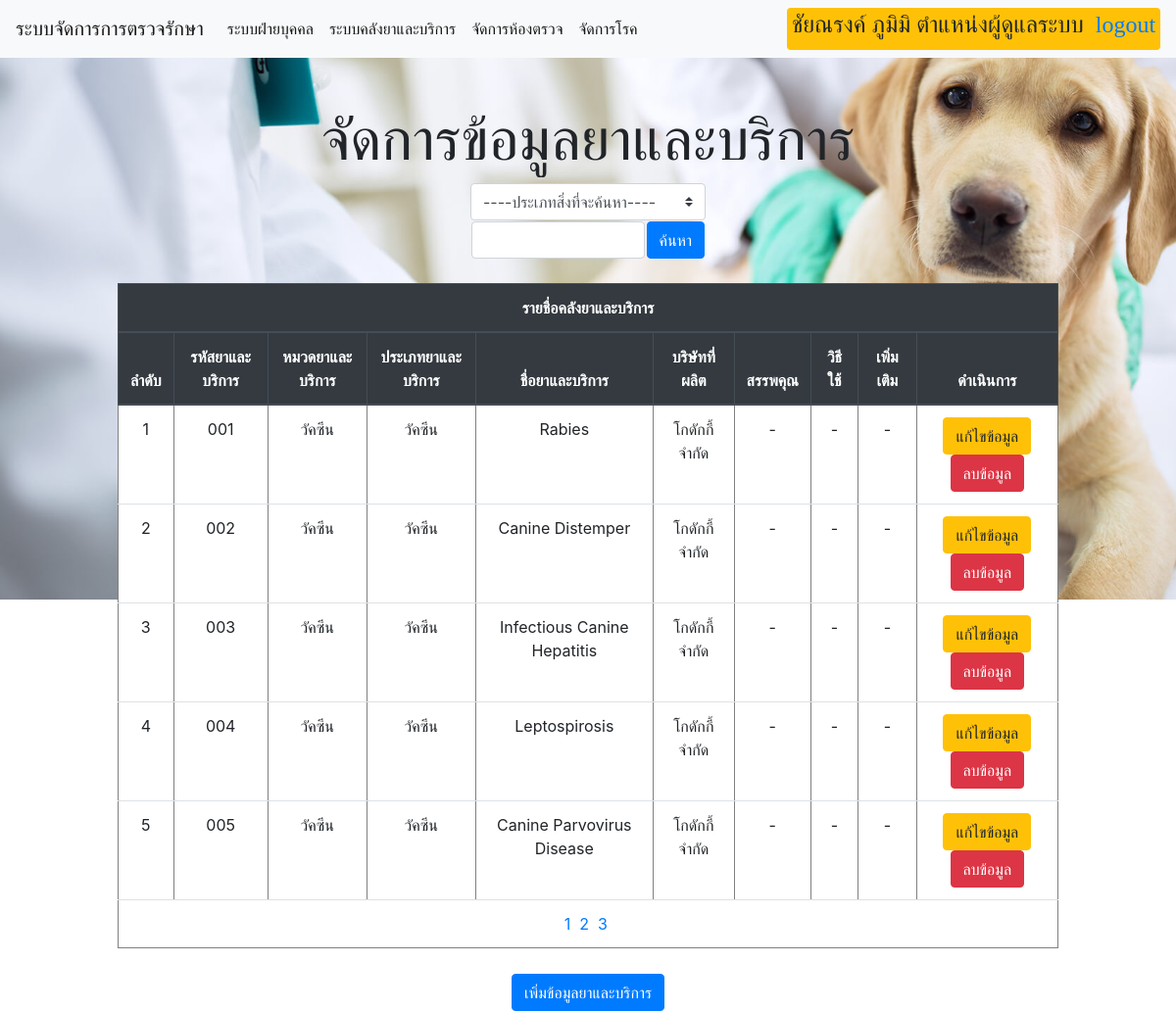
The page /TreatmentManagementProject/admin/AdminManageDrugServiceInfo.php (signed in) on the database its author committed.
### tables this page shows
CREATE TABLE `drugserviceinfo` (
  `DrugID` char(3) NOT NULL,
  `Name` varchar(30) NOT NULL,
  `Properties` varchar(30) NOT NULL,
  `instruction` varchar(30) NOT NULL,
  `extra` varchar(30) NOT NULL,
  `DcID` char(3) NOT NULL,
  `manufactid` char(3) NOT NULL
);

CREATE TABLE `drugservicecatagory` (
  `DcID` char(3) NOT NULL,
  `Name` varchar(30) NOT NULL,
  `Type` int(1) NOT NULL
);

CREATE TABLE `manufacturer` (
  `ManufactID` char(3) NOT NULL,
  `CompanyName` varchar(30) NOT NULL,
  `Contractname` varchar(30) NOT NULL,
  `CompanyAddress` varchar(30) NOT NULL,
  `ContractNumber` char(10) NOT NULL
);

### TreatmentManagementProject/mysql/connect.php (called while the page is built)
<?php
$connect = mysqli_connect($dbhost, $dbuser, $dbpass, $dbname);
mysqli_query($connect, "SET NAMES UTF8");
$result = mysqli_query($connect, $sql);
?>

### TreatmentManagementProject/admin/AdminManageDrugServiceInfo.php (the view, shortened to what this page needs)
<?php
require("../mysql/config.php");
if(!empty($_GET['wordsearch']) && !empty($_GET['typesearch']))
{
  if(!empty($_REQUEST['page']))
  {
    $page=$_REQUEST['page'];
  }
  else
  {
    $page=1;
  }
    $pageprocess=($page*5)-5;
    $wordsearch = $_REQUEST['wordsearch'];
    $typesearch = $_REQUEST['typesearch'];
    if($typesearch=='1')
    {
        $sql2 ="select drugserviceinfo.DrugID AS drugid,drugservicecatagory.type AS typeofdrugid,drugserviceinfo.name AS name,drugservicecatagory.Name AS type,manufacturer.CompanyName AS companyname,properties,instruction,extra from drugserviceinfo,drugservicecatagory,manufacturer where drugserviceinfo.DcID = drugservicecatagory.DcID and drugserviceinfo.manufactid = manufacturer.ManufactID and drugserviceinfo.drugid LIKE '%" . $wordsearch . "%'";
        $sql = "select drugserviceinfo.DrugID AS drugid,drugservicecatagory.type AS typeofdrugid,drugserviceinfo.name AS name,drugservicecatagory.Name AS type,manufacturer.CompanyName AS companyname,properties,instruction,extra from drugserviceinfo,drugservicecatagory,manufacturer where drugserviceinfo.DcID = drugservicecatagory.DcID and drugserviceinfo.manufactid = manufacturer.ManufactID and drugserviceinfo.drugid LIKE '%" . $wordsearch . "%' limit $pageprocess,5";
    }
    else if($typesearch=='2')
    {
        $sql2 ="select drugserviceinfo.DrugID AS drugid,drugservicecatagory.type AS typeofdrugid,drugserviceinfo.name AS name,drugservicecatagory.Name AS type,manufacturer.CompanyName AS companyname,properties,instruction,extra from drugserviceinfo,drugservicecatagory,manufacturer where drugserviceinfo.DcID = drugservicecatagory.DcID and drugserviceinfo.manufactid = manufacturer.ManufactID and drugserviceinfo.name LIKE '%" . $wordsearch . "%'";
        $sql = "select drugserviceinfo.DrugID AS drugid,drugservicecatagory.type AS typeofdrugid,drugserviceinfo.name AS name,drugservicecatagory.Name AS type,manufacturer.CompanyName AS companyname,properties,instruction,extra from drugserviceinfo,drugservicecatagory,manufacturer where drugserviceinfo.DcID = drugservicecatagory.DcID and drugserviceinfo.manufactid = manufacturer.ManufactID and drugserviceinfo.name LIKE '%" . $wordsearch . "%' limit $pageprocess,5";
    }
    else
    {
        $sql2 ="select drugserviceinfo.DrugID AS drugid,drugservicecatagory.type AS typeofdrugid,drugserviceinfo.name AS name,drugservicecatagory.Name AS type,manufacturer.CompanyName AS companyname,properties,instruction,extra from drugserviceinfo,drugservicecatagory,manufacturer where drugserviceinfo.DcID = drugservicecatagory.DcID and drugserviceinfo.manufactid = manufacturer.ManufactID";
        $sql = "select drugserviceinfo.DrugID AS drugid,drugservicecatagory.type AS typeofdrugid,drugserviceinfo.name AS name,drugservicecatagory.Name AS type,manufacturer.CompanyName AS companyname,properties,instruction,extra from drugserviceinfo,drugservicecatagory,manufacturer where drugserviceinfo.DcID = drugservicecatagory.DcID and drugserviceinfo.manufactid = manufacturer.ManufactID and drugserviceinfo.name LIKE '%" . $wordsearch . "%' limit $pageprocess,5";
    }
}
else
{
  if(!empty($_REQUEST['page']))
  {
    $page=$_REQUEST['page'];
  }
  else
  {
    $page=1;
  }
  $pageprocess=($page*5)-5;
  if(isset($_GET['wordsearch']))
  {
    $pageprocess=($page*5)-5;
    $wordsearch = $_REQUEST['wordsearch'];
    $typesearch = $_REQUEST['typesearch'];
    if($typesearch=='1')
    {
        $sql2 ="select drugserviceinfo.DrugID AS drugid,drugservicecatagory.type AS typeofdrugid,drugserviceinfo.name AS name,drugservicecatagory.Name AS type,manufacturer.CompanyName AS companyname,properties,instruction,extra from drugserviceinfo,drugservicecatagory,manufacturer where drugserviceinfo.DcID = drugservicecatagory.DcID and drugserviceinfo.manufactid = manufacturer.ManufactID and drugserviceinfo.drugid LIKE '%" . $wordsearch . "%'";
        $sql = "select drugserviceinfo.DrugID AS drugid,drugservicecatagory.type AS typeofdrugid,drugserviceinfo.name AS name,drugservicecatagory.Name AS type,manufacturer.CompanyName AS companyname,properties,instruction,extra from drugserviceinfo,drugservicecatagory,manufacturer where drugserviceinfo.DcID = drugservicecatagory.DcID and drugserviceinfo.manufactid = manufacturer.ManufactID and drugserviceinfo.drugid LIKE '%" . $wordsearch . "%' limit $pageprocess,5";
    }
    else if($typesearch=='2')
    {
        $sql2 ="select drugserviceinfo.DrugID AS drugid,drugservicecatagory.type AS typeofdrugid,drugserviceinfo.name AS name,drugservicecatagory.Name AS type,manufacturer.CompanyName AS companyname,properties,instruction,extra from drugserviceinfo,drugservicecatagory,manufacturer where drugserviceinfo.DcID = drugservicecatagory.DcID and drugserviceinfo.manufactid = manufacturer.ManufactID and drugserviceinfo.name LIKE '%" . $wordsearch . "%'";
        $sql = "select drugserviceinfo.DrugID AS drugid,drugservicecatagory.type AS typeofdrugid,drugserviceinfo.name AS name,drugservicecatagory.Name AS type,manufacturer.CompanyName AS companyname,properties,instruction,extra from drugserviceinfo,drugservicecatagory,manufacturer where drugserviceinfo.DcID = drugservicecatagory.DcID and drugserviceinfo.manufactid = manufacturer.ManufactID and drugserviceinfo.name LIKE '%" . $wordsearch . "%' limit $pageprocess,5";
    }
  }
  else
  {
    $sql2 ="select drugserviceinfo.DrugID AS drugid,drugservicecatagory.type AS typeofdrugid,drugserviceinfo.name AS name,drugservicecatagory.Name AS type,manufacturer.CompanyName AS companyname,properties,instruction,extra from drugserviceinfo,drugservicecatagory,manufacturer where drugserviceinfo.DcID = drugservicecatagory.DcID and drugserviceinfo.manufactid = manufacturer.ManufactID";
    $sql = "select drugserviceinfo.DrugID AS drugid,drugservicecatagory.type AS typeofdrugid,drugserviceinfo.name AS name,drugservicecatagory.Name AS type,manufacturer.CompanyName AS companyname,properties,instruction,extra from drugserviceinfo,drugservicecatagory,manufacturer where drugserviceinfo.DcID = drugservicecatagory.DcID and drugserviceinfo.manufactid = manufacturer.ManufactID limit $pageprocess,5";
  }
}
?>
<!doctype html>
<html lang="en">
  <head>
     <link rel="stylesheet" href="https://stackpath.bootstrapcdn.com/bootstrap/4.3.1/css/bootstrap.min.css">
  </head>
  <body>
 <nav class="navbar navbar-expand-lg navbar-light bg-light">
  <a class="navbar-brand" href="../Main.php">ระบบจัดการการตรวจรักษา</a>
  <div class="collapse navbar-collapse" id="navbarSupportedContent">
    <ul class="navbar-nav mr-auto">
    <li class="nav-item active">
        <a class="nav-link" href="ManageUser.php">ระบบฝ่ายบุคคล <span class="sr-only">(current)</span></a>
      </li>
      <li class="nav-item active">
        <a class="nav-link" href="ManageDrugService.php">ระบบคลังยาและบริการ <span class="sr-only">(current)</span></a>
      </li>
      <li class="nav-item active">
        <a class="nav-link" href="Managetreatmentroom.php">จัดการห้องตรวจ <span class="sr-only">(current)</span></a>
      </li>
      <li class="nav-item active">
        <a class="nav-link" href="Managedisease.php">จัดการโรค <span class="sr-only">(current)</span></a>
      </li>
    </ul>
    <span class = "badge badge-warning" style="font-family: 'TH SarabunPSK';font-weight: bold;"><h4><?php echo $_SESSION['name'] . "&nbsp;ตำแหน่งผู้ดูแลระบบ" ."&nbsp;
    <a href = '../logout.php'>logout</a>" ?></h4></span>
  </div>
</nav>
<br><br>
<h1 align="center" class="head1 ">จัดการข้อมูลยาและบริการ</h1>
<center>
    <form action="AdminManageDrugServiceInfo.php" method="get">
    <div style="width: 20%;">
    <select class="browser-default custom-select" name="typesearch" required>
        <option value = ''>----ประเภทสิ่งที่จะค้นหา----</option>
        </select>
        <table border="0">
        <tr>
    <td><input class="form-control" type="text" name="wordsearch"></td><td><input class="btn btn-primary" type="submit" value="ค้นหา"></td>
    </tr>
    </table>
    </div>
    </form>
    <br>
    <div style="width: 80%;">
    <table class="table table-hover" border="1" bgcolor="#FFFFFF">
    <thead class="thead-dark">
       <tr bgcolor = "#d5f4e6" align="center">
        <th colspan="10">
        รายชื่อคลังยาและบริการ
        </th>
       </tr>
        <tr align="center">
            <th>ลำดับ</th>
            <th>รหัสยาและบริการ</th>
            <th>หมวดยาและบริการ</th>
            <th>ประเภทยาและบริการ</th>
            <th>ชื่อยาและบริการ</th>
            <th>บริษัทที่ผลิต</th>
            <th>สรรพคุณ</th>
            <th>วิธีใช้</th>
            <th>เพิ่มเติม</th>
            <th>ดำเนินการ</th>
        </tr>
        </thead>
            <?php
            if(empty($_REQUEST['count']))
            {
              $count = 0;
            }
            else
            {
              $count = $_REQUEST['count'];
            }
            require("../mysql/connect.php");
            while($row = mysqli_fetch_array($result))
            {
            $count++;
              echo "<tr align='center'>";
              echo "<td>$count</td>";
              echo "<td>$row[drugid]</td>";
              echo "<td>$row[type]</td>";
              if($row['typeofdrugid'] == '1')
              {
                echo "<td>ยา</td>";
              }
              else if($row['typeofdrugid'] == '2')
              {
                echo "<td>บริการ</td>";
              }
              else if($row['typeofdrugid'] == '3')
              {
                echo "<td>วัคซีน</td>";
              }
              echo "<td>$row[name]</td>";
              echo "<td>$row[companyname]</td>";
              echo "<td>$row[properties]</td>";
              echo "<td>$row[instruction]</td>";
              echo "<td>$row[extra]</td>";
            ?>
            <td>
            <button class="btn btn-warning" onclick="DrugServiceInfoEdit('<?php echo $row['drugid']; ?>')">แก้ไขข้อมูล</button>
            <button class="btn btn-danger" onclick="DrugServiceInfoDel('<?php echo $row['drugid']; ?>')">ลบข้อมูล</button>
            </td>
             <?php
              echo "</tr>";
            }
            ?>
            <tfoot>
        <tr><td colspan=10 align="center"><?php
        $sql=$sql2;
        require("../mysql/connect.php");
        $x=mysqli_num_rows($result);
         $count2=ceil($x/5);
         $count=0;
         for($i=1;$i<=$count2;$i++)
         {
          if(!empty($_GET['wordsearch']) && !empty($_GET['typesearch']))
          {
           ?>
           <a href='AdminManageDrugServiceInfo.php?count=<?php echo $count ?>&page=<?php echo $i ?>&wordsearch=<?php echo $_GET['wordsearch'] ?>&typesearch=<?php echo $_GET['typesearch'] ?>'><?php echo $i; ?>&nbsp;</a>
           <?php
          }
          else
          {
            ?>
            <a href='AdminManageDrugServiceInfo.php?count=<?php echo $count ?>&page=<?php echo $i ?>'><?php echo $i; ?>&nbsp;</a>
            <?php
          }
            $count+=5;
         }
        ?></td></tr>
        </tfoot>
    </table>
    </div>
    </center>
    <center><button type="button" class="btn btn-primary" style="margin-top: 10px;" onclick="window.open('AdminManageDrugServiceInfoAdd.php','_self');">เพิ่มข้อมูลยาและบริการ</button></center>
  </body>
</html>

### TreatmentManagementProject/admin/AdminManageDrugServiceInfo.php (style rules this page uses)
body { background-image: url("../background/bg.jpg"); background-repeat: no-repeat; background-size: 120% auto; }
.head1 { font-family: "TH SarabunPSK"; font-size: 60px; }

### rows shown on the page
drugserviceinfo: DrugID "001", DcID.Name "วัคซีน", Name "Rabies", manufactid.CompanyName "โกดักกี้ จำกัด", Properties "-", instruction "-", extra "-"
drugserviceinfo: DrugID "002", DcID.Name "วัคซีน", Name "Canine Distemper", manufactid.CompanyName "โกดักกี้ จำกัด", Properties "-", instruction "-", extra "-"
drugserviceinfo: DrugID "003", DcID.Name "วัคซีน", Name "Infectious Canine Hepatitis", manufactid.CompanyName "โกดักกี้ จำกัด", Properties "-", instruction "-", extra "-"
drugserviceinfo: DrugID "004", DcID.Name "วัคซีน", Name "Leptospirosis", manufactid.CompanyName "โกดักกี้ จำกัด", Properties "-", instruction "-", extra "-"
drugserviceinfo: DrugID "005", DcID.Name "วัคซีน", Name "Canine Parvovirus Disease", manufactid.CompanyName "โกดักกี้ จำกัด", Properties "-", instruction "-", extra "-"

### other values the page prints
$_SESSION['name'] "ชัยณรงค์ ภูมิมิ"
